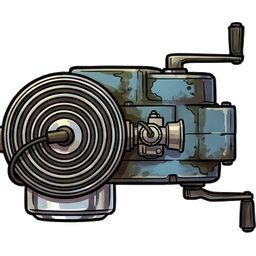
#> input picture klapperkiste/assets/teile/mopedmotor/oben.png, 256 x 256 px, given in place of mopedmotor_original.jpg, which was not available
$ python mopedmotor_ohne_rohr.py ../../assets/teile/mopedmotor/oben.png
#> lines starting #> are read from the running program, lines starting #| are printed output that depends on the picture
"""Einmalige Bearbeitung: Mopedmotor.

1. Vorher: In der Draufsicht ragt das Auspuffrohr weit nach links hinaus und wirkt
   unpassend. Alles links vom runden Zylinder (untere Bildhälfte) wird weiß.
2. Nachher (--nachher, nach teilwerk blatt): In der Seitenansicht ist das Innere der
   Auspuffschleife (und unter Kabel und Sockel) weiß und eingeschlossen; das wird gezielt durchsichtig (eine
   allgemeine Lochsuche würde auch die Glanzlichter auf dem Chrom entfernen).

Aufruf:
  python klapperkiste/tools/einmalig/mopedmotor_ohne_rohr.py
  python klapperkiste/tools/teilwerk.py blatt …/mopedmotor_blatt.png mopedmotor motor --keine-inseln
  python klapperkiste/tools/einmalig/mopedmotor_ohne_rohr.py --nachher
"""

from __future__ import annotations

import os
import sys

from PIL import Image, ImageChops, ImageDraw

sys.path.insert(0, os.path.join(os.path.dirname(__file__), ".."))
import teilwerk  # noqa: E402

TEIL = os.path.join(teilwerk.TEILE_DIR, "mopedmotor")
ROH = os.path.join(TEIL, "roh")
DRAUFSICHT_Y = 390   # ab hier beginnt die Draufsicht
ZYLINDER_X = 614     # linke Kante des runden Zylinders in der Draufsicht
# Eingeschlossene weiße Flächen der Seitenansicht (Anteile): unter dem Kabelbogen,
# in der Auspuffschleife, unter dem Bogen des Sockels
INNEN = [(0.45, 0.33), (0.12, 0.78), (0.57, 0.88)]


def vorher() -> None:
    bild = Image.open(os.path.join(ROH, "mopedmotor_original.jpg")).convert("RGB")
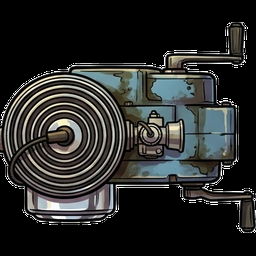
#> bild: PIL image 256x256 RGB; mean R, G, B 41.3, 42.3, 41.1
#> (the run stopped early here; a loop or call above may not have finished)

$ run again, on klapperkiste/assets/teile/badewanne-roh/badewanne_blatt_original.jpg
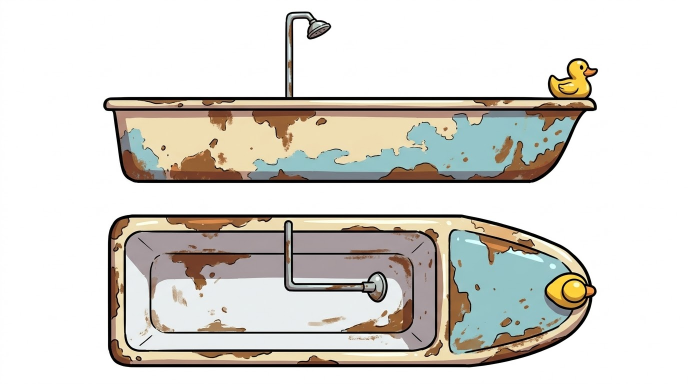
#> input picture klapperkiste/assets/teile/badewanne-roh/badewanne_blatt_original.jpg, 1376 x 768 px, given in place of mopedmotor_original.jpg, which was not available (shown at 1/2 size)
#> in vorher, bild is the input picture: PIL image 1376x768 RGB; mean R, G, B 216.5, 214, 208
#> in vorher, `ImageDraw.Draw(bild).rectangle((0, DRAUFSICHT_Y, ZYLINDER_X, bild.heig..`:
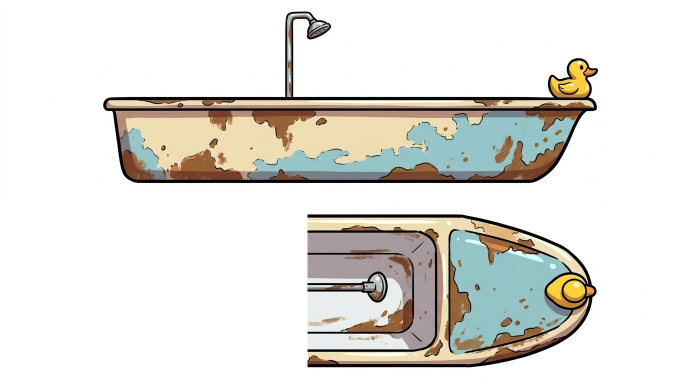
#> bild: PIL image 1376x768 RGB (shown at 1/2 size); mean R, G, B 225.6, 224.1, 219.1
